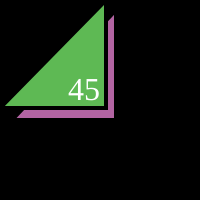
Frame 1 (no input)
Frame 60 (no input): identical to frame 1, image omitted
Frame 120 (the mouse pressed at the canvas centre since frame 60): identical to frame 1, image omitted

The p5.js sketch that drew this single still picture (run headless with seeded random() and noise() and a simulated clock; from frame 60 on, the mouse is pressed at the canvas centre):

// p5.js sketch
// ── sketch.js
function setup() {
  createCanvas(200,200);
}

function draw() {
  background(0);
  strokeWeight(4);
  fill(178, 100, 162);
  triangle(12,120,116,120,116,10);
  fill(94, 185, 84);
  triangle(0,108,106,108,106,0);
  fill(255);
  textSize(32);
  textFont("serif");
  text("45", 68, 100);
}
